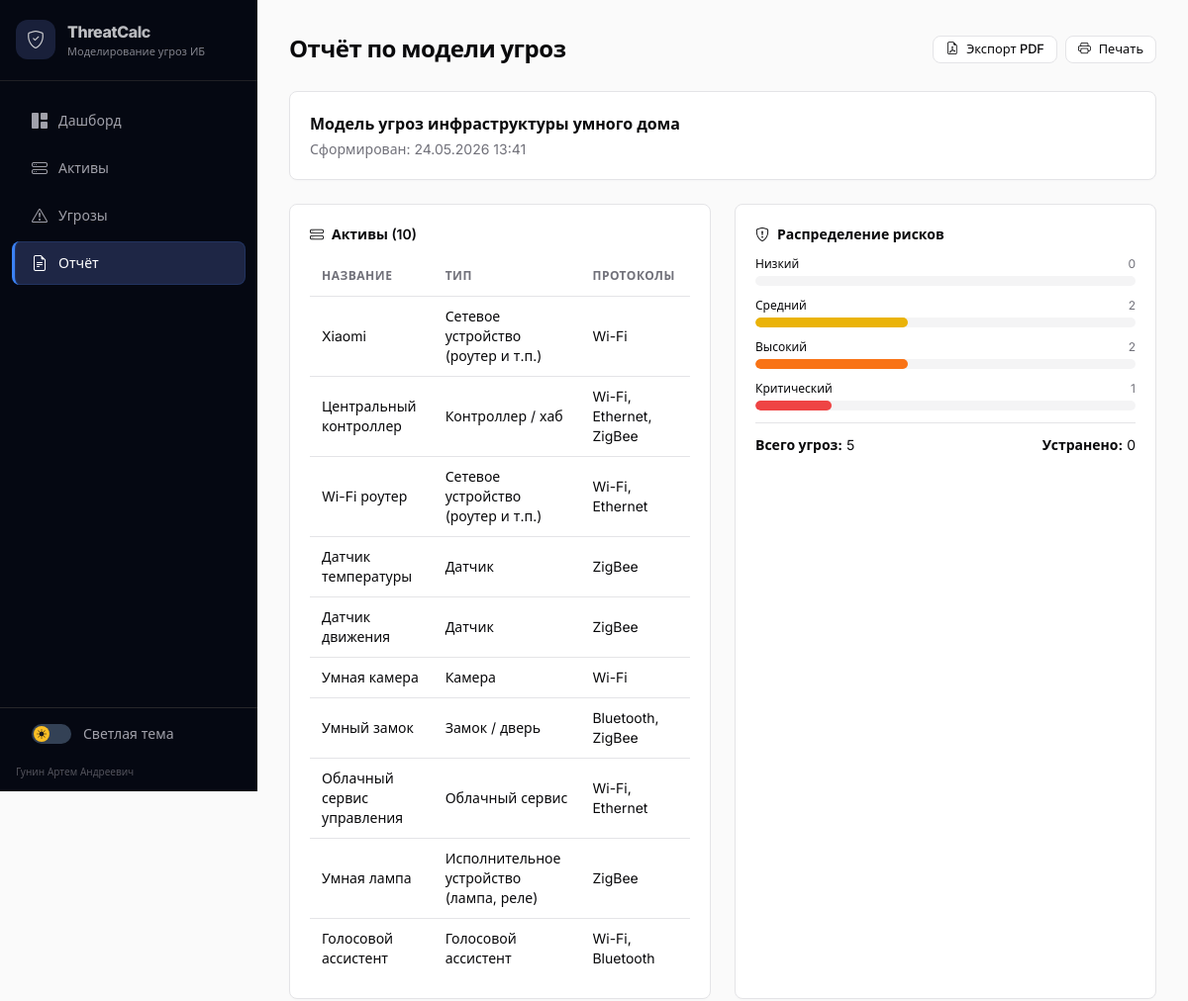
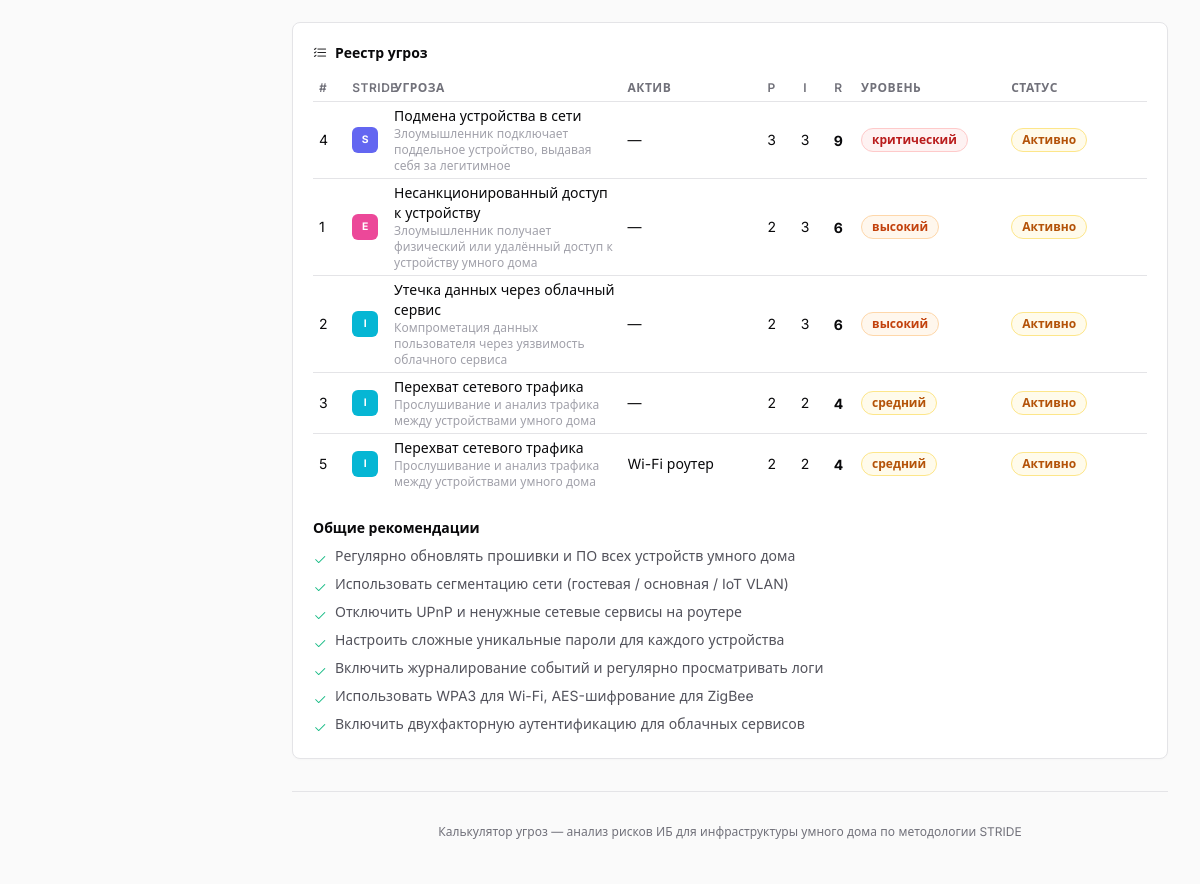
Screenshot of /report with the database file from the repository (2 pictures, top to bottom).
### models.py (models this page shows, shortened)
class Base(DeclarativeBase):
    pass

class Asset(Base):
    __tablename__ = "assets"
    id = Column(Integer, primary_key=True, index=True)
    name = Column(String(200), nullable=False)
    type = Column(String(50), nullable=False)
    protocols = Column(String(200), nullable=True)
    description = Column(Text, nullable=True)
    created_at = Column(DateTime, default=datetime.datetime.utcnow)

class Threat(Base):
    __tablename__ = "threats"
    id = Column(Integer, primary_key=True, index=True)
    name = Column(String(300), nullable=False)
    stride = Column(String(1), nullable=False)
    description = Column(Text, nullable=True)
    asset_id = Column(Integer, nullable=True)
    asset_name = Column(String(200), nullable=True)
    probability = Column(Integer, nullable=False, default=1)
    impact = Column(Integer, nullable=False, default=1)
    risk_score = Column(Integer, nullable=False, default=1)
    risk_level = Column(String(20), nullable=False, default="низкий")
    recommendation = Column(Text, nullable=True)
    mitigated = Column(Boolean, default=False)
    is_custom = Column(Boolean, default=False)
    created_at = Column(DateTime, default=datetime.datetime.utcnow)

### main.py (the view)
@app.get("/report", response_class=HTMLResponse)
def report(request: Request, db: Session = Depends(get_db)):
    assets = db.query(Asset).all()
    threats = db.query(Threat).order_by(Threat.risk_score.desc()).all()
    risk_matrix = format_risk_matrix()
    by_level = {
        "низкий": {"count": 0, "color": "#22c55e"},
        "средний": {"count": 0, "color": "#eab308"},
        "высокий": {"count": 0, "color": "#f97316"},
        "критический": {"count": 0, "color": "#ef4444"},
    }
    for t in threats:
        if t.risk_level in by_level:
            by_level[t.risk_level]["count"] += 1
    return templates.TemplateResponse("report.html", {
        "request": request,
        "assets": assets,
        "threats": threats,
        "risk_matrix": risk_matrix,
        "by_level": by_level,
        "generated_at": datetime.datetime.now().strftime("%d.%m.%Y %H:%M"),
        "get_stride_info": get_stride_info,
        "STRIDE_COLORS": STRIDE_COLORS,
        "get_type_name": get_type_name,
        "score_to_display": score_to_display,
    })

### templates/report.html (shortened to what this page needs)
{% extends "base.html" %}
{% block content %}
<div class="flex items-center justify-between mb-6 no-print">
    <h1 class="page-title">Отчёт по модели угроз</h1>
    <div class="flex items-center gap-2">
        <a class="btn-shadcn btn-shadcn-sm" href="/report/pdf">
            <i class="bi bi-file-earmark-pdf"></i> Экспорт PDF
        </a>
        <button class="btn-shadcn btn-shadcn-sm" onclick="window.print()">
            <i class="bi bi-printer"></i> Печать
        </button>
    </div>
</div>
<div class="card-shadcn p-5 mb-6">
    <div>
        <h5 class="font-semibold text-base">Модель угроз инфраструктуры умного дома</h5>
        <p class="text-sm text-zinc-500 mt-1">Сформирован: {{ generated_at }}</p>
    </div>
</div>
<div class="grid grid-cols-1 lg:grid-cols-2 gap-6 mb-6">
    <div class="card-shadcn p-5">
        <h5 class="font-semibold text-sm mb-3 flex items-center gap-2">
            <i class="bi bi-hdd-stack"></i> Активы ({{ assets|length }})
        </h5>
        {% if assets %}
        <div class="overflow-x-auto">
            <table class="table-shadcn text-sm">
                <thead>
                    <tr><th>Название</th><th>Тип</th><th>Протоколы</th></tr>
                </thead>
                <tbody>
                    {% for a in assets %}
                    <tr>
                        <td>{{ a.name }}</td>
                        <td>{{ get_type_name(a.type) }}</td>
                        <td class="text-zinc-500">{{ a.protocols.replace(',', ', ') if a.protocols else '—' }}</td>
                    </tr>
                    {% endfor %}
                </tbody>
            </table>
        </div>
        {% else %}
        <p class="text-sm text-zinc-400">Нет активов</p>
        {% endif %}
    </div>
    <div class="card-shadcn p-5">
        <h5 class="font-semibold text-sm mb-3 flex items-center gap-2">
            <i class="bi bi-shield-exclamation"></i> Распределение рисков
        </h5>
        {% set colors = {"низкий": "#22c55e", "средний": "#eab308", "высокий": "#f97316", "критический": "#ef4444"} %}
        {% for level, info in by_level.items() %}
        <div class="mb-3">
            <div class="flex justify-between text-xs mb-1">
                <span class="font-medium">{{ level|capitalize }}</span>
                <span class="text-zinc-500">{{ info.count }}</span>
            </div>
            <div class="h-2.5 bg-zinc-100 rounded-full overflow-hidden">
                {% set pct = (info.count / threats|length * 100) if threats|length > 0 else 0 %}
                <div class="h-full rounded-full" style="width:{{ pct }}%;background:{{ colors[level] }};"></div>
            </div>
        </div>
        {% endfor %}
        <hr class="my-3 border-zinc-200">
        <div class="flex justify-between text-sm">
            <span><strong>Всего угроз:</strong> {{ threats|length }}</span>
            <span><strong>Устранено:</strong> {{ threats|selectattr('mitigated')|list|length }}</span>
        </div>
    </div>
</div>
<div class="card-shadcn p-5">
    <h5 class="font-semibold text-sm mb-3 flex items-center gap-2">
        <i class="bi bi-list-check"></i> Реестр угроз
    </h5>
    {% if threats %}
    <div class="overflow-x-auto">
        <table class="table-shadcn report-table">
            <thead>
                <tr>
                    <th>#</th>
                    <th>STRIDE</th>
                    <th>Угроза</th>
                    <th class="pl-8">Актив</th>
                    <th class="text-center">P</th>
                    <th class="text-center">I</th>
                    <th class="text-center">R</th>
                    <th>Уровень</th>
                    <th>Статус</th>
                </tr>
            </thead>
            <tbody>
                {% for t in threats %}
                <tr>
                    <td class="text-xs text-zinc-400">{{ t.id }}</td>
                    <td>
                        <span class="badge-stride" style="background:{{ STRIDE_COLORS[t.stride] }};">{{ t.stride }}</span>
                    </td>
                    <td>
                        <div class="text-sm font-medium">{{ t.name }}</div>
                        {% if t.description %}
                        <div class="text-xs text-zinc-400">{{ t.description }}</div>
                        {% endif %}
                    </td>
                    <td class="text-sm text-zinc-500 pl-8">{{ t.asset_name or '—' }}</td>
                    <td class="text-center text-sm">{{ t.probability }}</td>
                    <td class="text-center text-sm">{{ t.impact }}</td>
                    <td class="text-center"><strong class="text-sm">{{ t.risk_score }}</strong></td>
                    <td>
                        {% set level_classes = {"низкий": "bg-emerald-50 text-emerald-700 border-emerald-200", "средний": "bg-amber-50 text-amber-700 border-amber-200", "высокий": "bg-orange-50 text-orange-700 border-orange-200", "критический": "bg-red-50 text-red-700 border-red-200"} %}
                        <span class="badge-shadcn {{ level_classes.get(t.risk_level, '') }}">
                            {{ t.risk_level }}
                        </span>
                    </td>
                    <td>
                        {% if t.mitigated %}
                        <span class="badge-shadcn border-emerald-200 bg-emerald-50 text-emerald-700">Устранено</span>
                        {% else %}
                        <span class="badge-shadcn border-amber-200 bg-amber-50 text-amber-700">Активно</span>
                        {% endif %}
                    </td>
                </tr>
                {% endfor %}
            </tbody>
        </table>
    </div>
    <div class="mt-6">
        <h6 class="font-semibold text-sm mb-2">Общие рекомендации</h6>
        <ul class="space-y-1 text-sm text-zinc-600">
            <li class="flex items-start gap-2"><i class="bi bi-check2 text-emerald-500 mt-1"></i> Регулярно обновлять прошивки и ПО всех устройств умного дома</li>
            <li class="flex items-start gap-2"><i class="bi bi-check2 text-emerald-500 mt-1"></i> Использовать сегментацию сети (гостевая / основная / IoT VLAN)</li>
            <li class="flex items-start gap-2"><i class="bi bi-check2 text-emerald-500 mt-1"></i> Отключить UPnP и ненужные сетевые сервисы на роутере</li>
            <li class="flex items-start gap-2"><i class="bi bi-check2 text-emerald-500 mt-1"></i> Настроить сложные уникальные пароли для каждого устройства</li>
            <li class="flex items-start gap-2"><i class="bi bi-check2 text-emerald-500 mt-1"></i> Включить журналирование событий и регулярно просматривать логи</li>
            <li class="flex items-start gap-2"><i class="bi bi-check2 text-emerald-500 mt-1"></i> Использовать WPA3 для Wi-Fi, AES-шифрование для ZigBee</li>
            <li class="flex items-start gap-2"><i class="bi bi-check2 text-emerald-500 mt-1"></i> Включить двухфакторную аутентификацию для облачных сервисов</li>
        </ul>
    </div>
{% endif %}
</div>
{% endblock %}

### templates/base.html (style rules this page uses)
:root { --bg: #fafafa; --fg: #09090b; --card: #fff; --card-border: #e4e4e7; --muted: #71717a; --muted-bg: #f4f4f5; --table-stripe: #fafafa; --tag-bg: #f4f4f5; --tag-border: #e4e4e7; color-scheme: light; }
* { margin: 0; padding: 0; box-sizing: border-box; }
body { font-family: 'Inter', system-ui, sans-serif; background: var(--bg); color: var(--fg); transition: background .15s, color .15s; }
.card-shadcn { background: var(--card); border: 1px solid var(--card-border); border-radius: 0.5rem; box-shadow: 0 1px 2px rgba(0,0,0,0.02); }
.btn-shadcn { display: inline-flex; align-items: center; justify-content: center; gap: 8px; padding: 8px 16px; font-size: 0.875rem; font-weight: 500; border-radius: 0.5rem; border: 1px solid var(--card-border); background: var(--card); color: var(--fg); cursor: pointer; transition: all 0.15s; text-decoration: none; line-height: 1; }
.btn-shadcn-sm { padding: 6px 12px; font-size: 0.8rem; }
.badge-shadcn { display: inline-flex; align-items: center; padding: 2px 10px; font-size: 0.75rem; font-weight: 600; border-radius: 9999px; border: 1px solid; }
.badge-stride { display: inline-flex; align-items: center; justify-content: center; width: 26px; height: 26px; font-size: 0.65rem; font-weight: 700; border-radius: 0.375rem; color: #fff; letter-spacing: 0.3px; }
.table-shadcn { width: 100%; border-collapse: collapse; }
.table-shadcn th { text-align: left; padding: 10px 12px; font-size: 0.75rem; font-weight: 600; text-transform: uppercase; letter-spacing: 0.5px; color: var(--muted); border-bottom: 1px solid var(--card-border); }
.table-shadcn td { padding: 10px 12px; font-size: 0.875rem; border-bottom: 1px solid var(--card-border); color: var(--fg); }
.table-shadcn tr:last-child td { border-bottom: none; }
.page-title { font-size: 1.5rem; font-weight: 700; letter-spacing: -0.02em; color: var(--fg); }

### templates/report.html (style rules this page uses)
.report-table { width: 100%; table-layout: fixed; font-size: 0.75rem; }
.report-table th, .report-table td { padding: 4px 6px; }
.report-table td:nth-child(3) { word-break: break-word; }
.report-table th:nth-child(1) { width: 4%; }
.report-table th:nth-child(2) { width: 5%; }
.report-table th:nth-child(3) { width: 28%; }
.report-table th:nth-child(4) { width: 16%; }
.report-table th:nth-child(5), .report-table th:nth-child(6), .report-table th:nth-child(7) { width: 4%; text-align: center; }
.report-table td:nth-child(5), .report-table td:nth-child(6), .report-table td:nth-child(7) { text-align: center; }
.report-table th:nth-child(8) { width: 18%; }
.report-table th:nth-child(9) { width: 17%; }

### rows the page displays
Asset: name "Xiaomi", type "Сетевое устройство (роутер и т.п.)", protocols "Wi-Fi"
Asset: name "Центральный контроллер", type "Контроллер / хаб", protocols "Wi-Fi, Ethernet, ZigBee"
Asset: name "Wi-Fi роутер", type "Сетевое устройство (роутер и т.п.)", protocols "Wi-Fi, Ethernet"
Asset: name "Датчик температуры", type "Датчик", protocols "ZigBee"
Asset: name "Датчик движения", type "Датчик", protocols "ZigBee"
Asset: name "Умная камера", type "Камера", protocols "Wi-Fi"
Asset: name "Умный замок", type "Замок / дверь", protocols "Bluetooth, ZigBee"
Asset: name "Облачный сервис управления", type "Облачный сервис", protocols "Wi-Fi, Ethernet"
Asset: name "Умная лампа", type "Исполнительное устройство (лампа, реле)", protocols "ZigBee"
Asset: name "Голосовой ассистент", type "Голосовой ассистент", protocols "Wi-Fi, Bluetooth"
Threat: id "4", stride "S", name "Подмена устройства в сети", description "Злоумышленник подключает поддельное устройство, выдавая себя за легитимное", asset_name "—", probability "3", impact "3", risk_score "9", risk_level "критический", mitigated "Активно"
Threat: id "1", stride "E", name "Несанкционированный доступ к устройству", description "Злоумышленник получает физический или удалённый доступ к устройству умного дома", asset_name "—", probability "2", impact "3", risk_score "6", risk_level "высокий", mitigated "Активно"
Threat: id "2", stride "I", name "Утечка данных через облачный сервис", description "Компрометация данных пользователя через уязвимость облачного сервиса", asset_name "—", probability "2", impact "3", risk_score "6", risk_level "высокий", mitigated "Активно"
Threat: id "3", stride "I", name "Перехват сетевого трафика", description "Прослушивание и анализ трафика между устройствами умного дома", asset_name "—", probability "2", impact "2", risk_score "4", risk_level "средний", mitigated "Активно"
Threat: id "5", stride "I", name "Перехват сетевого трафика", description "Прослушивание и анализ трафика между устройствами умного дома", asset_name "Wi-Fi роутер", probability "2", impact "2", risk_score "4", risk_level "средний", mitigated "Активно"

### other values shown
{{ generated_at }} "24.05.2026 13:41"
{{ assets|length }} "10"
{{ level|capitalize }} "Низкий" "Средний" "Высокий" "Критический"
{{ info.count }} "0" "2" "2" "1"
{{ threats|length }} "5"
{{ threats|selectattr('mitigated')|list|length }} "0"
